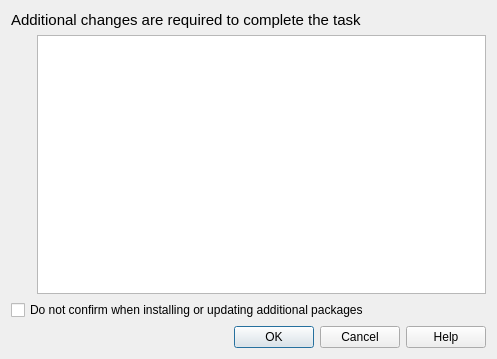
<?xml version="1.0" encoding="UTF-8"?>
<ui version="4.0">
 <class>Requirements</class>
 <widget class="QDialog" name="Requirements">
  <property name="geometry">
   <rect>
    <x>0</x>
    <y>0</y>
    <width>497</width>
    <height>359</height>
   </rect>
  </property>
  <layout class="QGridLayout" name="gridLayout_2">
   <item row="1" column="1">
    <widget class="QTreeView" name="packageView">
     <property name="sizePolicy">
      <sizepolicy hsizetype="MinimumExpanding" vsizetype="MinimumExpanding">
       <horstretch>0</horstretch>
       <verstretch>0</verstretch>
      </sizepolicy>
     </property>
     <property name="minimumSize">
      <size>
       <width>200</width>
       <height>0</height>
      </size>
     </property>
     <property name="focusPolicy">
      <enum>Qt::NoFocus</enum>
     </property>
     <property name="horizontalScrollBarPolicy">
      <enum>Qt::ScrollBarAlwaysOff</enum>
     </property>
     <property name="editTriggers">
      <set>QAbstractItemView::NoEditTriggers</set>
     </property>
     <property name="showDropIndicator" stdset="0">
      <bool>false</bool>
     </property>
     <property name="alternatingRowColors">
      <bool>true</bool>
     </property>
     <property name="selectionMode">
      <enum>QAbstractItemView::NoSelection</enum>
     </property>
     <property name="rootIsDecorated">
      <bool>false</bool>
     </property>
     <property name="itemsExpandable">
      <bool>false</bool>
     </property>
     <property name="expandsOnDoubleClick">
      <bool>false</bool>
     </property>
     <attribute name="headerDefaultSectionSize">
      <number>50</number>
     </attribute>
    </widget>
   </item>
   <item row="1" column="0">
    <layout class="QVBoxLayout" name="verticalLayout">
     <item>
      <spacer name="verticalSpacer">
       <property name="orientation">
        <enum>Qt::Vertical</enum>
       </property>
       <property name="sizeHint" stdset="0">
        <size>
         <width>20</width>
         <height>40</height>
        </size>
       </property>
      </spacer>
     </item>
    </layout>
   </item>
   <item row="2" column="0" colspan="2">
    <widget class="QCheckBox" name="confirmCB">
     <property name="text">
      <string>Do not confirm when installing or updating additional packages</string>
     </property>
    </widget>
   </item>
   <item row="0" column="0" colspan="2">
    <widget class="QLabel" name="label">
     <property name="sizePolicy">
      <sizepolicy hsizetype="Expanding" vsizetype="Fixed">
       <horstretch>0</horstretch>
       <verstretch>0</verstretch>
      </sizepolicy>
     </property>
     <property name="font">
      <font>
       <pointsize>11</pointsize>
      </font>
     </property>
     <property name="text">
      <string>Additional changes are required to complete the task</string>
     </property>
     <property name="wordWrap">
      <bool>true</bool>
     </property>
    </widget>
   </item>
   <item row="3" column="0" colspan="2">
    <widget class="QDialogButtonBox" name="buttonBox">
     <property name="standardButtons">
      <set>QDialogButtonBox::Cancel|QDialogButtonBox::Help|QDialogButtonBox::Ok</set>
     </property>
    </widget>
   </item>
  </layout>
 </widget>
 <resources/>
 <connections>
  <connection>
   <sender>buttonBox</sender>
   <signal>accepted()</signal>
   <receiver>Requirements</receiver>
   <slot>accept()</slot>
   <hints>
    <hint type="sourcelabel">
     <x>210</x>
     <y>336</y>
    </hint>
    <hint type="destinationlabel">
     <x>440</x>
     <y>292</y>
    </hint>
   </hints>
  </connection>
  <connection>
   <sender>buttonBox</sender>
   <signal>rejected()</signal>
   <receiver>Requirements</receiver>
   <slot>reject()</slot>
   <hints>
    <hint type="sourcelabel">
     <x>427</x>
     <y>332</y>
    </hint>
    <hint type="destinationlabel">
     <x>497</x>
     <y>323</y>
    </hint>
   </hints>
  </connection>
 </connections>
</ui>
